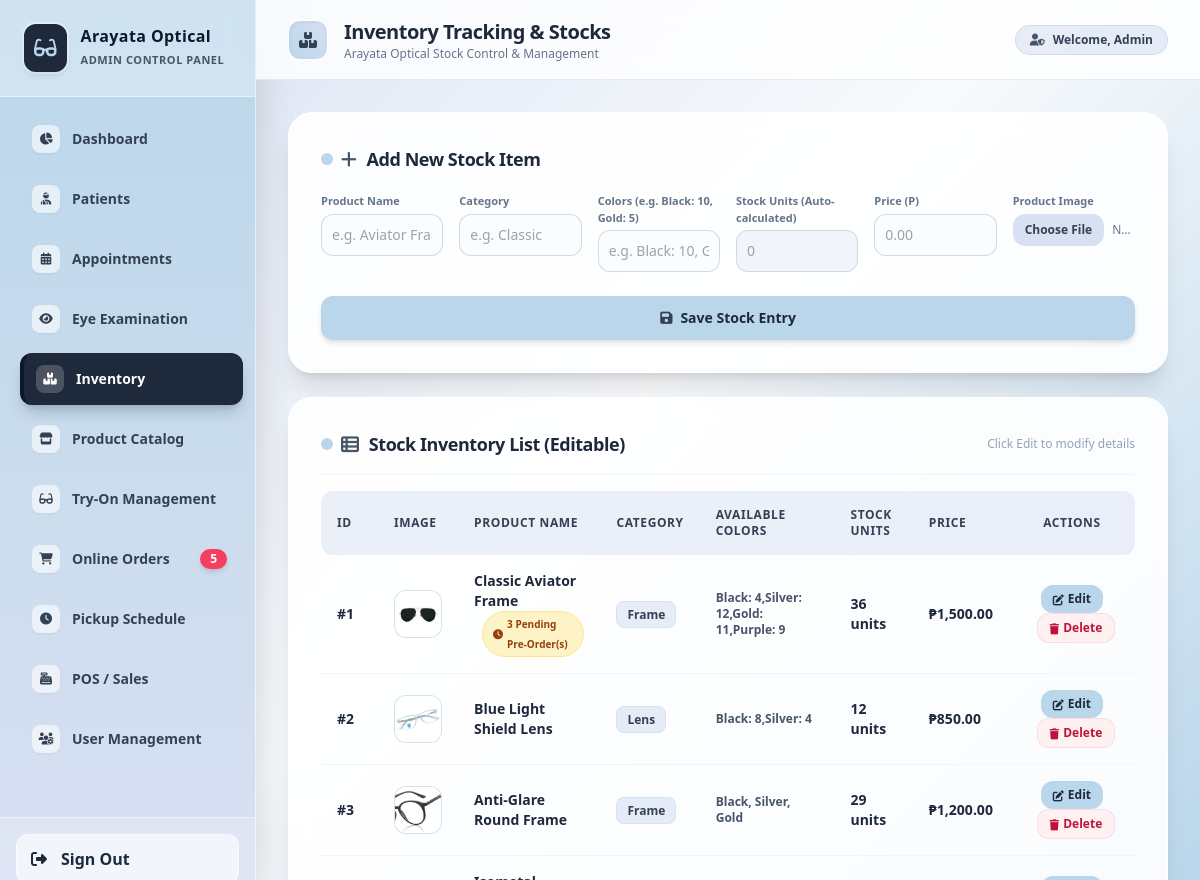
The page /arayata-system/inventory.php on the database its author committed.
### tables this page shows
CREATE TABLE `inventory` (
  `id` int(11) NOT NULL,
  `product_name` varchar(100) NOT NULL,
  `category` enum('Frame','Lens','Accessory') NOT NULL,
  `stock` int(11) NOT NULL DEFAULT 0,
  `price` decimal(10,2) NOT NULL,
  `branch` varchar(50) DEFAULT 'Tanza Branch',
  `image` varchar(255) DEFAULT NULL,
  `colors` text DEFAULT NULL
);

### arayata-system/inventory.php (the view, shortened to what this page needs)
<!DOCTYPE html>
<html lang="en">
<head>
<script src="https://cdn.tailwindcss.com"></script>
<link rel="stylesheet" href="https://cdnjs.cloudflare.com/ajax/libs/font-awesome/6.4.0/css/all.min.css">
</head>
<body class="font-sans flex h-screen overflow-hidden text-slate-700 antialiased">
<?php if (file_exists('sidebar.php')) { include 'sidebar.php'; } ?>
<div class="flex-1 flex flex-col overflow-hidden">
    <header class="bg-white/80 backdrop-blur-md border-b border-[#BAD6EB]/40 h-20 flex items-center justify-between px-8 shadow-xs z-10">
        <div class="flex items-center space-x-4">
            <div class="w-10 h-10 rounded-xl bg-gradient-to-tr from-[#BAD6EB] to-[#D8E0F2] flex items-center justify-center font-bold shadow-inner border border-white text-slate-700">
                <i class="fa-solid fa-boxes-stacked text-base"></i>
            </div>
            <div>
                <h2 class="text-xl font-extrabold text-slate-800 tracking-tight">Inventory Tracking & Stocks</h2>
                <p class="text-xs text-slate-500">Arayata Optical Stock Control & Management</p>
            </div>
        </div>
        <div class="hidden sm:flex items-center space-x-2 px-3.5 py-1.5 rounded-full bg-[#D8E0F2]/60 border border-[#BAD6EB]/60 text-xs font-semibold text-slate-700">
            <i class="fa-solid fa-user-shield text-slate-600"></i>
            <span>Welcome, <?php echo htmlspecialchars($_SESSION['name'] ?? 'Admin'); ?></span>
        </div>
    </header>
    <main class="flex-1 overflow-y-auto p-6 md:p-8 space-y-6">
        <div class="bg-white/90 backdrop-blur-md shadow-xl border border-white p-6 md:p-8 rounded-3xl">
            <div class="flex items-center space-x-2 mb-5">
                <div class="w-3 h-3 rounded-full bg-[#BAD6EB]"></div>
                <h3 class="font-extrabold text-slate-800 text-lg tracking-tight">
                    <i class="fa-solid fa-plus text-slate-600 mr-1.5"></i> Add New Stock Item
                </h3>
            </div>
            <form method="POST" enctype="multipart/form-data" class="grid grid-cols-1 md:grid-cols-6 gap-4">
                <div class="flex flex-col">
                    <label class="text-[11px] font-bold text-slate-500 mb-1">Product Name</label>
                    <input type="text" name="product_name" placeholder="e.g. Aviator Frame" required class="w-full bg-slate-50/50 border border-[#BAD6EB]/80 p-2.5 rounded-xl text-sm font-medium focus:outline-none focus:ring-2 focus:ring-[#BAD6EB] transition">
                </div>
                <div class="flex flex-col">
                    <label class="text-[11px] font-bold text-slate-500 mb-1">Category</label>
                    <input type="text" name="category" placeholder="e.g. Classic" required class="w-full bg-slate-50/50 border border-[#BAD6EB]/80 p-2.5 rounded-xl text-sm font-medium focus:outline-none focus:ring-2 focus:ring-[#BAD6EB] transition">
                </div>
                <div class="flex flex-col">
                    <label class="text-[11px] font-bold text-slate-500 mb-1">Colors (e.g. Black: 10, Gold: 5)</label>
                    <input type="text" name="colors" placeholder="e.g. Black: 10, Gold: 5" required class="w-full bg-slate-50/50 border border-[#BAD6EB]/80 p-2.5 rounded-xl text-sm font-medium focus:outline-none focus:ring-2 focus:ring-[#BAD6EB] transition">
                </div>
                <div class="flex flex-col">
                    <label class="text-[11px] font-bold text-slate-500 mb-1">Stock Units (Auto-calculated)</label>
                    <input type="number" name="stock" id="add_stock_display" placeholder="0" readonly class="w-full bg-slate-100 border border-[#BAD6EB]/80 p-2.5 rounded-xl text-sm font-medium text-slate-500 cursor-not-allowed">
                </div>
                <div class="flex flex-col">
                    <label class="text-[11px] font-bold text-slate-500 mb-1">Price (P)</label>
                    <input type="number" step="0.01" name="price" placeholder="0.00" required class="w-full bg-slate-50/50 border border-[#BAD6EB]/80 p-2.5 rounded-xl text-sm font-medium focus:outline-none focus:ring-2 focus:ring-[#BAD6EB] transition">
                </div>
                <div class="flex flex-col">
                    <label class="text-[11px] font-bold text-slate-500 mb-1">Product Image</label>
                    <input type="file" name="product_image" accept="image/*" class="w-full text-xs text-slate-500 file:mr-2 file:py-2 file:px-3 file:rounded-xl file:border-0 file:text-xs file:font-bold file:bg-[#D8E0F2] file:text-slate-700 hover:file:bg-[#BAD6EB] file:transition cursor-pointer">
                </div>
                <div class="md:col-span-6 pt-2">
                    <button type="submit" name="add_item" class="w-full bg-[#BAD6EB] hover:bg-[#a4c5de] active:bg-[#90b6d7] text-slate-800 py-3 rounded-xl text-sm font-bold transition shadow-md hover:shadow-lg flex items-center justify-center space-x-2 cursor-pointer">
                        <i class="fa-solid fa-floppy-disk text-slate-700"></i>
                        <span>Save Stock Entry</span>
                    </button>
                </div>
            </form>
        </div>
        <div class="bg-white/90 backdrop-blur-md rounded-3xl shadow-xl border border-white p-6 md:p-8">
            <div class="flex items-center justify-between pb-4 mb-4 border-b border-slate-100">
                <div class="flex items-center space-x-2">
                    <div class="w-3 h-3 rounded-full bg-[#BAD6EB]"></div>
                    <h3 class="font-extrabold text-slate-800 text-lg tracking-tight">
                        <i class="fa-solid fa-table-list text-slate-600 mr-1.5"></i> Stock Inventory List (Editable)
                    </h3>
                </div>
                <span class="text-xs text-slate-400 font-medium">Click Edit to modify details</span>
            </div>
            <div class="overflow-x-auto">
                <table class="w-full text-left border-collapse text-sm">
                    <thead>
                        <tr class="bg-[#D8E0F2]/50 text-slate-700 text-xs font-bold uppercase tracking-wider rounded-xl">
                            <th class="p-4 rounded-l-xl">ID</th>
                            <th class="p-4">Image</th>
                            <th class="p-4">Product Name</th>
                            <th class="p-4">Category</th>
                            <th class="p-4">Available Colors</th>
                            <th class="p-4">Stock Units</th>
                            <th class="p-4">Price</th>
                            <th class="p-4 rounded-r-xl text-center">Actions</th>
                        </tr>
                    </thead>
                    <tbody class="divide-y divide-slate-100 text-slate-700">
                        <?php
                            $inv_res = $conn->query("
                                SELECT i.*,
                                (SELECT COUNT(*) FROM orders o WHERE o.product_name = i.product_name AND (o.status = 'Pending' OR o.status = 'Reserved')) as pending_count
                                FROM inventory i
                                ORDER BY i.id ASC
                            ");
                            if ($inv_res && $inv_res->num_rows > 0) {
                                while($row = $inv_res->fetch_assoc()) {
                                    $stock_color = $row['stock'] > 5 ? 'text-slate-800 font-bold' : 'text-rose-600 font-bold';
                                    $img_thumb = !empty($row['image']) && file_exists("upload/" . $row['image']) ? "upload/" . htmlspecialchars($row['image']) : "upload/default_placeholder.jpg";
                                    $item_colors = isset($row['colors']) ? htmlspecialchars($row['colors'], ENT_QUOTES) : '';
                                    $display_colors = !empty($item_colors) ? $item_colors : 'N/A';
                                    $pending_badge = "";
                                    if ($row['pending_count'] > 0) {
                                        $pending_badge = "<span class='ml-2 inline-flex items-center px-2.5 py-0.5 rounded-full text-[10px] font-black bg-amber-100 text-amber-800 border border-amber-200 shadow-xs animate-pulse'>
                                            <i class='fa-solid fa-clock mr-1'></i> " . $row['pending_count'] . " Pending Pre-Order(s)
                                        </span>";
                                    }
                                    echo "<tr class='hover:bg-[#D8E0F2]/20 transition-colors duration-150'>
                                        <td class='p-4 font-bold text-slate-800'>#{$row['id']}</td>
                                        <td class='p-4'>
                                            <img src='{$img_thumb}' class='w-12 h-12 object-cover rounded-xl border border-[#BAD6EB]/60 shadow-xs bg-slate-100'>
                                        </td>
                                        <td class='p-4 font-extrabold text-slate-800'>
                                            {$row['product_name']} {$pending_badge}
                                        </td>
                                        <td class='p-4'>
                                            <span class='px-2.5 py-1 text-xs rounded-lg bg-[#D8E0F2]/60 border border-[#BAD6EB]/40 font-semibold text-slate-700'>
                                                {$row['category']}
                                            </span>
                                        </td>
                                        <td class='p-4 text-xs font-semibold text-slate-600'>{$display_colors}</td>
                                        <td class='p-4 {$stock_color}'>{$row['stock']} units</td>
                                        <td class='p-4 font-extrabold text-slate-800'>₱" . number_format($row['price'], 2) . "</td>
                                        <td class='p-4 text-center space-x-2'>
                                            <button onclick='openEditModal({$row['id']}, \"" . htmlspecialchars($row['product_name'], ENT_QUOTES) . "\", \"" . htmlspecialchars($row['category'], ENT_QUOTES) . "\", {$row['stock']}, {$row['price']}, \"{$item_colors}\")' class='text-slate-800 bg-[#BAD6EB] hover:bg-[#a4c5de] px-3 py-1.5 rounded-xl text-xs font-bold transition shadow-xs inline-flex items-center space-x-1 cursor-pointer'>
                                                <i class='fa-solid fa-pen-to-square text-[11px]'></i>
                                                <span>Edit</span>
                                            </button>
                                            <a href='inventory.php?delete_id={$row['id']}' onclick='return confirm(\"Delete this item?\")' class='text-rose-700 bg-rose-50 hover:bg-rose-100 border border-rose-200/60 px-3 py-1.5 rounded-xl text-xs font-bold transition shadow-xs inline-flex items-center space-x-1'>
                                                <i class='fa-solid fa-trash text-[11px]'></i>
                                                <span>Delete</span>
                                            </a>
                                        </td>
                                    </tr>";
                                }
                            }
                            ?>
                    </tbody>
                </table>
            </div>
        </div>
    </main>
</div>
</body>
</html>

### arayata-system/inventory.php (style rules this page uses)
:root { --venus: #BAD6EB; --meteor: #D8E0F2; }
body { background: linear-gradient(135deg, var(--meteor) 0%, #f8fafc 50%, var(--venus) 100%); background-attachment: fixed; }

### rows shown on the page
inventory: id "1", image (picture), product_name "Classic Aviator Frame", pending_count "3", category "Frame", colors "Black: 4,Silver: 12,Gold: 11,Purple: 9", stock "36", price "1,500.00"
inventory: id "2", image (picture), product_name "Blue Light Shield Lens", category "Lens", colors "Black: 8,Silver: 4", stock "12", price "850.00"
inventory: id "3", image (picture), product_name "Anti-Glare Round Frame", category "Frame", colors "Black, Silver, Gold", stock "29", price "1,200.00"

### other values the page prints
$item['label'] "Dashboard"
$item['label'] "Patients"
$item['label'] "Appointments"
$item['label'] "Eye Examination"
$item['label'] "Inventory"
$item['label'] "Product Catalog"
$item['label'] "Try-On Management"
$item['label'] "Online Orders"
$item['badge'] "5"
$item['label'] "Pickup Schedule"
$item['label'] "POS / Sales"
$item['label'] "User Management"
$_SESSION['name'] "Admin"
